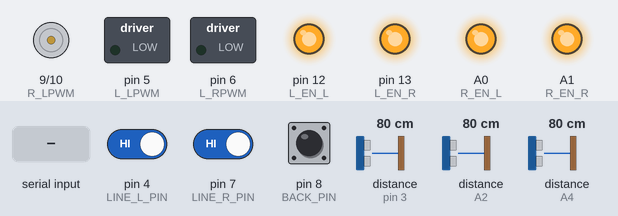
The sketch below on a simulated Arduino Uno, built with avr-gcc and run on an emulated ATmega328P. Parts: motor-driver pin pairs drawn as motors (green arrow = first pin HIGH = forward, orange = second pin HIGH = backward, longer = more drive), switched loads named in the sketch (green lamp = pin HIGH), output pins drawn as LEDs (lit = HIGH). Inputs (shaded band) come from the test bench; at power-on: pin 4 (LINE_L_PIN) HIGH, pin 7 (LINE_R_PIN) HIGH, pin 8 (BACK_PIN) HIGH, distance to the obstacle (sensors on pin 3, A2, A4) 80 cm. The echo pulse lasts 58.3 µs per cm; pins used as bus, display or sensor lines are not drawn; what the sketch prints to the serial monitor is not drawn.

Above: at 1.2 s.
1.3 s: "V,,45\n" received over Serial
At 2.3 s:
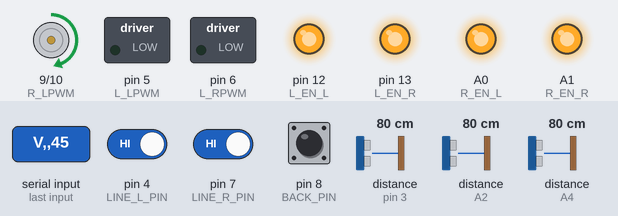
2.8 s: "R\n" received over Serial
Timing chart, 0 to 5.8 s (numbered marks = the images above; inputs shaded):
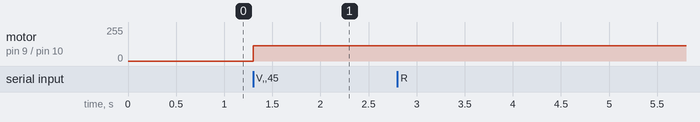

Measured:
- after the input at 1.3 s, motor on pin 9 (R_LPWM) / pin 10 (R_RPWM): stopped → forward 114/255 at once
- after the input at 2.8 s, every drawn part: stays the same

The sketch:

control.ino
```cpp
/********* PIN MAP: ARDUINO UNO *********/
// BTS7960 — Left motor
const int L_EN_L   = 12;   // optional: tie to 5V if you want
const int L_EN_R   = 13;   // optional: tie to 5V if you want
const int L_LPWM   = 5;    // LPWM (PWM)
const int L_RPWM   = 6;    // RPWM (PWM)

// BTS7960 — Right motor
const int R_EN_L   = A0;   // optional: tie to 5V if you want
const int R_EN_R   = A1;   // optional: tie to 5V if you want
const int R_LPWM   = 9;    // LPWM (PWM)
const int R_RPWM   = 10;   // RPWM (PWM)

// HC-SR04 (front/left/right)
const int TRIG_F = 2,  ECHO_F = 3;   // Front
const int TRIG_L = A3, ECHO_L = A4;  // Left
const int TRIG_R = 11, ECHO_R = A2;  // Right

// Digital sensors
const int BACK_PIN   = 8;   // back IR obstacle (digital)
const int LINE_L_PIN = 4;   // line/edge left (digital)
const int LINE_R_PIN = 7;   // line/edge right (digital)

/********* LOGIC INVERSION (flip if needed) *********/
const bool BACK_ACTIVE_LOW  = true;   // many obstacle modules LOW on detect
const bool LINE_ACTIVE_LOW  = true;   // line sensor LOW on black/edge

/********* OTHER CONFIG *********/
const long BAUD = 115200;

int dutyFromPercent(int p) {
  p = constrain(p, -100, 100);
  return map(abs(p), 0, 100, 0, 255);
}

void bts7960Init() {
  pinMode(L_EN_L, OUTPUT); pinMode(L_EN_R, OUTPUT);
  pinMode(R_EN_L, OUTPUT); pinMode(R_EN_R, OUTPUT);
  pinMode(L_LPWM, OUTPUT); pinMode(L_RPWM, OUTPUT);
  pinMode(R_LPWM, OUTPUT); pinMode(R_RPWM, OUTPUT);

  // enable drivers (or hard-wire EN pins to 5V)
  digitalWrite(L_EN_L, HIGH);
  digitalWrite(L_EN_R, HIGH);
  digitalWrite(R_EN_L, HIGH);
  digitalWrite(R_EN_R, HIGH);
}

void motorsStop() {
  analogWrite(L_LPWM, 0); analogWrite(L_RPWM, 0);
  analogWrite(R_LPWM, 0); analogWrite(R_RPWM, 0);
}

void setMotorLR_percent(int leftPct, int rightPct) {
  leftPct  = constrain(leftPct,  -100, 100);
  rightPct = constrain(rightPct, -100, 100);

  // Left
  if (leftPct >= 0) { analogWrite(L_LPWM, dutyFromPercent(leftPct)); analogWrite(L_RPWM, 0); }
  else              { analogWrite(L_LPWM, 0);                         analogWrite(L_RPWM, dutyFromPercent(leftPct)); }

  // Right
  if (rightPct >= 0) { analogWrite(R_LPWM, dutyFromPercent(rightPct)); analogWrite(R_RPWM, 0); }
  else               { analogWrite(R_LPWM, 0);                          analogWrite(R_RPWM, dutyFromPercent(rightPct)); }
}

// HC-SR04 distance in cm (utility)
float readHCSR04cm(int trig, int echo) {
  digitalWrite(trig, LOW); delayMicroseconds(2);
  digitalWrite(trig, HIGH); delayMicroseconds(10);
  digitalWrite(trig, LOW);
  unsigned long dur = pulseIn(echo, HIGH, 30000UL); // timeout ~30ms
  if (dur == 0) return 400.0; // no echo
  float cm = (dur / 2.0f) / 29.1f;
  if (cm < 0) cm = 0;
  if (cm > 400) cm = 400;
  return cm;
}

int readDigitalFlag(int pin, bool activeLow) {
  int v = digitalRead(pin);
  return activeLow ? ((v == LOW) ? 1 : 0) : ((v == HIGH) ? 1 : 0);
}

void sendSensors() {
  float front_cm = readHCSR04cm(TRIG_F, ECHO_F);
  float left_cm  = readHCSR04cm(TRIG_L, ECHO_L);
  float right_cm = readHCSR04cm(TRIG_R, ECHO_R);
  int backFlag   = readDigitalFlag(BACK_PIN,   BACK_ACTIVE_LOW);
  int lineLFlag  = readDigitalFlag(LINE_L_PIN, LINE_ACTIVE_LOW);
  int lineRFlag  = readDigitalFlag(LINE_R_PIN, LINE_ACTIVE_LOW);

  // Packet: S,front_cm,back_flag,left_cm,right_cm,lineL_flag,lineR_flag
  Serial.print("S,");
  Serial.print(front_cm, 1);  Serial.print(",");
  Serial.print(backFlag);     Serial.print(",");
  Serial.print(left_cm, 1);   Serial.print(",");
  Serial.print(right_cm, 1);  Serial.print(",");
  Serial.print(lineLFlag);    Serial.print(",");
  Serial.println(lineRFlag);
}

String inbuf;

void setup() {
  Serial.begin(BAUD);

  pinMode(TRIG_F, OUTPUT); pinMode(ECHO_F, INPUT);
  pinMode(TRIG_L, OUTPUT); pinMode(ECHO_L, INPUT);
  pinMode(TRIG_R, OUTPUT); pinMode(ECHO_R, INPUT);

  pinMode(BACK_PIN,   INPUT_PULLUP);
  pinMode(LINE_L_PIN, INPUT_PULLUP);
  pinMode(LINE_R_PIN, INPUT_PULLUP);

  bts7960Init();
  motorsStop();
}

void loop() {
  while (Serial.available()) {
    char c = (char)Serial.read();
    if (c == '\n') {
      inbuf.trim();
      if (inbuf.length() > 0) {
        if (inbuf == "R") {
          sendSensors();
        } else if (inbuf.startsWith("V,")) {
          int c1 = inbuf.indexOf(',');
          int c2 = inbuf.indexOf(',', c1 + 1);
          if (c2 > 0) {
            int L = inbuf.substring(c1 + 1, c2).toInt();
            int R = inbuf.substring(c2 + 1).toInt();
            setMotorLR_percent(L, R);
          }
        } else if (inbuf == "S") {
          motorsStop();
        }
      }
      inbuf = "";
    } else if (c != '\r') {
      inbuf += c;
    }
  }
}
```
